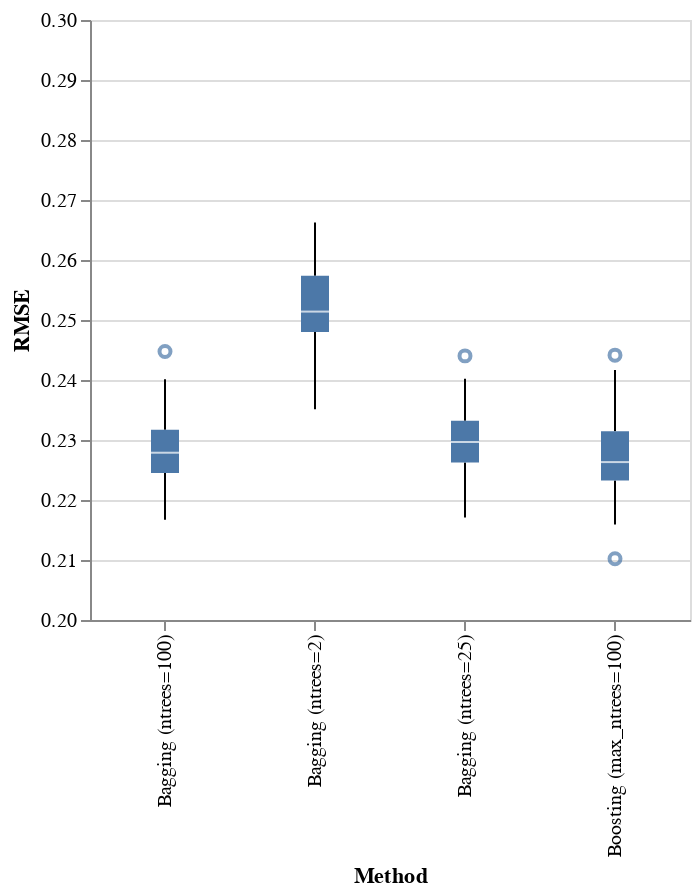

Notebook code cell kept with this figure:
### Code cell
import altair as alt

alt.Chart(results).mark_boxplot().encode(
    alt.Y("RMSE:Q", scale=alt.Scale(domain=[0.2, 0.3])),
    x='Method',
).properties(width=300)

### Figure 1 — Vega-Lite specification as saved in the notebook (floating-point values rounded to 4 significant figures; data arrays with more than 128 entries replaced by an {"elided": "..."} marker saying what was removed)
{"config": {"view": {"continuousWidth": 400, "continuousHeight": 300}}, "data": {"name": "data-ec856724582ab3161d69e96485792d76"}, "mark": "boxplot", "encoding": {"x": {"type": "nominal", "field": "Method"}, "y": {"type": "quantitative", "field": "RMSE", "scale": {"domain": [0.2, 0.3]}}}, "width": 300, "$schema": "https://vega.github.io/schema/vega-lite/v4.8.1.json", "datasets": {"data-ec856724582ab3161d69e96485792d76": {"elided": "200 records"}}}
